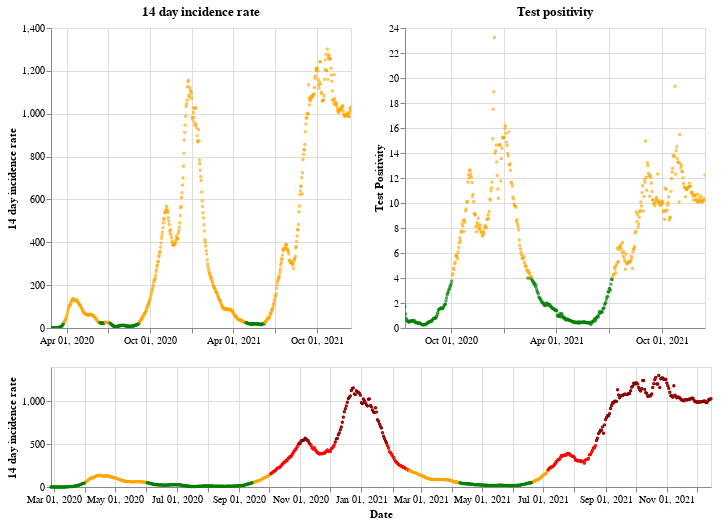

Notebook code cell kept with this figure:
### Markdown cell above
## Wales

### Code cell
plot_traffic_light('Wales')

### Figure 1 — Vega-Lite specification as saved in the notebook (floating-point values rounded to 4 significant figures; data arrays with more than 128 entries replaced by an {"elided": "..."} marker saying what was removed)
{"config": {"view": {"continuousWidth": 400, "continuousHeight": 300}}, "vconcat": [{"hconcat": [{"mark": {"type": "point", "size": 2}, "encoding": {"color": {"condition": {"value": "green", "test": "(datum.twoWeeklyCasesRate <= 25)"}, "value": "orange"}, "tooltip": [{"type": "nominal", "field": "areaName"}, {"type": "temporal", "field": "date"}, {"type": "quantitative", "field": "twoWeeklyCasesRate"}, {"type": "quantitative", "field": "testPositivity"}], "x": {"type": "temporal", "axis": {"title": ""}, "field": "date", "scale": {"domain": {"selection": "DateBrush"}}, "timeUnit": "yearmonthdate"}, "y": {"type": "quantitative", "axis": {"title": "14 day incidence rate"}, "field": "twoWeeklyCasesRate"}}, "title": "14 day incidence rate", "width": 300}, {"mark": {"type": "point", "size": 2}, "encoding": {"color": {"condition": {"value": "green", "test": "(datum.testPositivity <= 4)"}, "value": "orange"}, "tooltip": [{"type": "nominal", "field": "areaName"}, {"type": "temporal", "field": "date"}, {"type": "quantitative", "field": "twoWeeklyCasesRate"}, {"type": "quantitative", "field": "testPositivity"}], "x": {"type": "temporal", "axis": {"title": ""}, "field": "date", "scale": {"domain": {"selection": "DateBrush"}}, "timeUnit": "yearmonthdate"}, "y": {"type": "quantitative", "axis": {"title": "Test Positivity"}, "field": "testPositivity"}}, "title": "Test positivity", "width": 300}]}, {"layer": [{"mark": {"type": "point", "size": 2}, "encoding": {"color": {"condition": {"value": "orange", "test": "(((datum.testPositivity < 4) && (datum.twoWeeklyCasesRate >= 50)) && (datum.twoWeeklyCasesRate < 200))"}, "value": "red"}, "opacity": {"condition": {"value": 1, "test": "((datum.twoWeeklyCasesRate >= 50) && (datum.twoWeeklyCasesRate < 500))"}, "value": 0}, "tooltip": [{"type": "nominal", "field": "areaName"}, {"type": "temporal", "field": "date"}, {"type": "quantitative", "field": "twoWeeklyCasesRate"}, {"type": "quantitative", "field": "testPositivity"}], "x": {"type": "temporal", "axis": {"title": "Date"}, "field": "date", "timeUnit": "yearmonthdate"}, "y": {"type": "quantitative", "axis": {"title": "14 day incidence rate"}, "field": "twoWeeklyCasesRate"}}, "selection": {"DateBrush": {"type": "interval", "encodings": ["x"], "fields": ["Time"]}}}, {"mark": {"type": "point", "size": 2}, "encoding": {"color": {"value": "darkred"}, "opacity": {"condition": {"value": 1, "test": "(datum.twoWeeklyCasesRate >= 500)"}, "value": 0}, "tooltip": [{"type": "nominal", "field": "areaName"}, {"type": "temporal", "field": "date"}, {"type": "quantitative", "field": "twoWeeklyCasesRate"}, {"type": "quantitative", "field": "testPositivity"}], "x": {"type": "temporal", "axis": {"title": "Date"}, "field": "date", "timeUnit": "yearmonthdate"}, "y": {"type": "quantitative", "axis": {"title": "14 day incidence rate"}, "field": "twoWeeklyCasesRate"}}}, {"mark": {"type": "point", "size": 2}, "encoding": {"color": {"condition": {"value": "green", "test": "((datum.testPositivity < 4) && (datum.twoWeeklyCasesRate < 50))"}, "value": "orange"}, "opacity": {"condition": {"value": 1, "test": "(datum.twoWeeklyCasesRate < 50)"}, "value": 0}, "tooltip": [{"type": "nominal", "field": "areaName"}, {"type": "temporal", "field": "date"}, {"type": "quantitative", "field": "twoWeeklyCasesRate"}, {"type": "quantitative", "field": "testPositivity"}], "x": {"type": "temporal", "axis": {"title": "Date"}, "field": "date", "timeUnit": "yearmonthdate"}, "y": {"type": "quantitative", "axis": {"title": "14 day incidence rate"}, "field": "twoWeeklyCasesRate"}}}], "height": 120, "width": 660}], "data": {"name": "data-56362425b6d1d1668ca86f12cc8c5e54"}, "$schema": "https://vega.github.io/schema/vega-lite/v4.8.1.json", "datasets": {"data-56362425b6d1d1668ca86f12cc8c5e54": {"elided": "658 records"}}}
